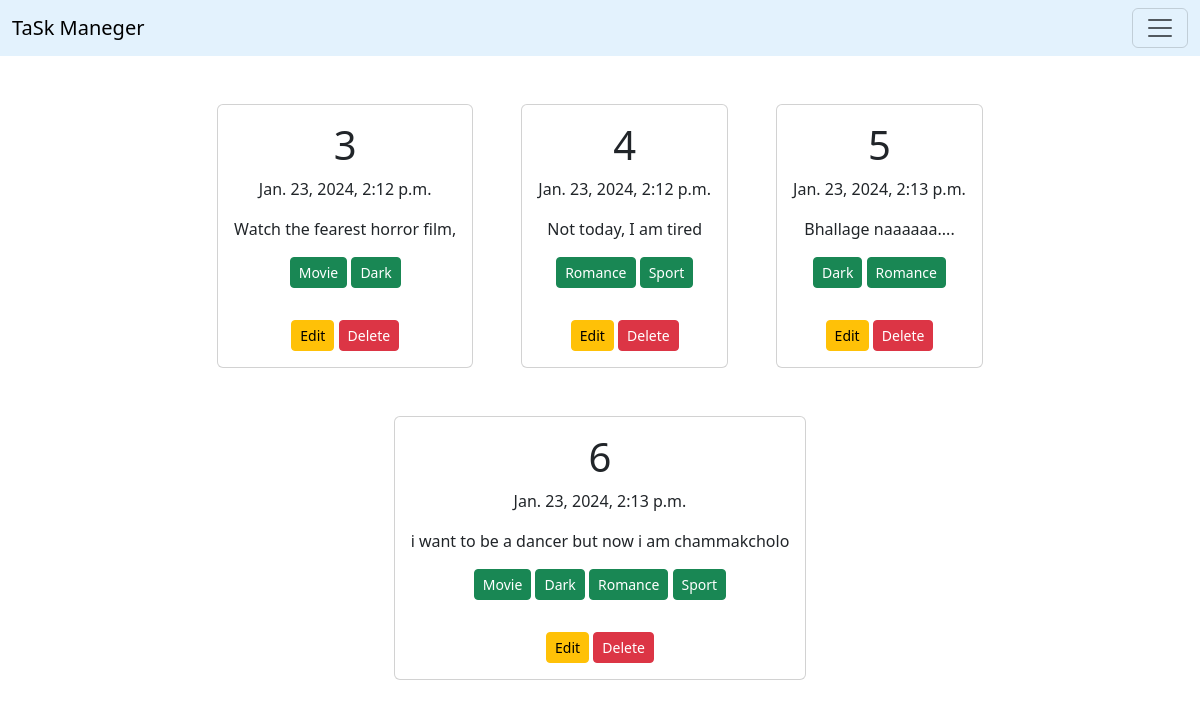
Before: / with the older database file.
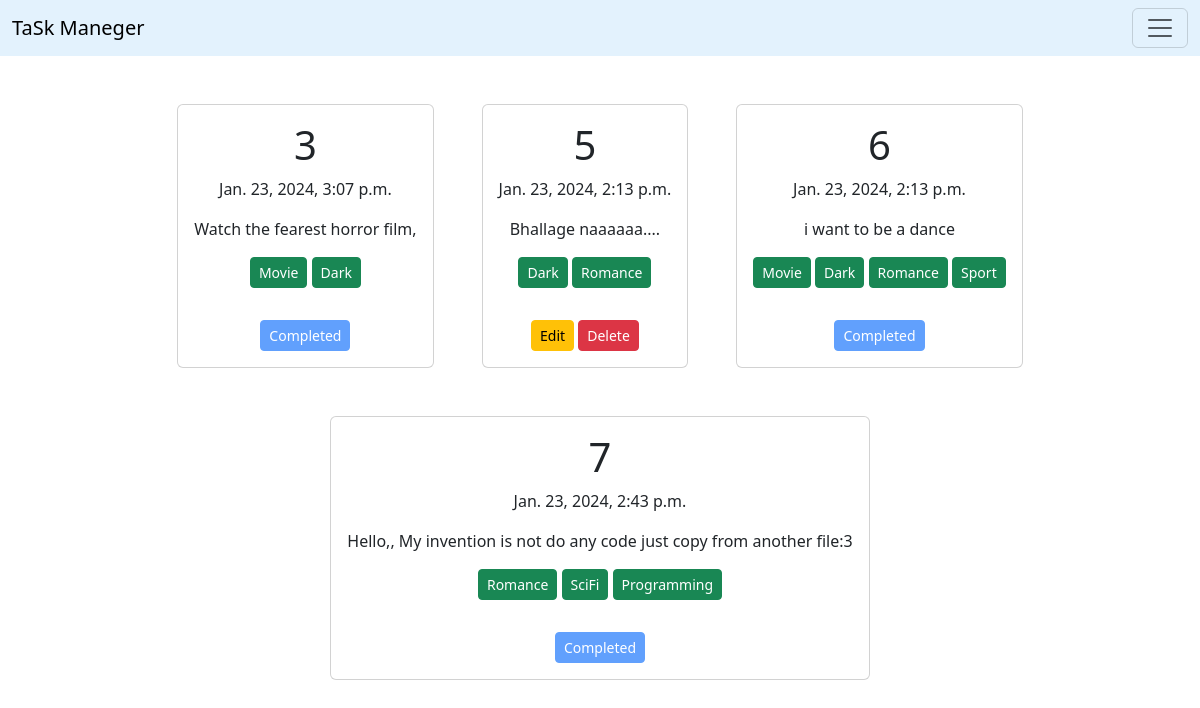
After: the same page with the newer database file.
### task/models.py (models this page shows, shortened)
class Task(models.Model):
    taskTitle = models.CharField(max_length=100, verbose_name='Task Title')
    taskDescription = models.TextField()
    isCompleted = models.BooleanField(default=False)
    assignDate = models.DateTimeField()
    category = models.ManyToManyField(Category)

### category/models.py (models this page shows)
class Category(models.Model):
    categoryName = models.CharField(max_length=100, verbose_name='Category Name')
    def __str__(self) -> str:
        return self.categoryName

### task_management_project/views.py (the view)
# urls.py: path('', views.home, name='home'),
def home(request):
    data = Task.objects.all()
    return render(request, 'home.html', {'data':data})

### templates/home.html
{% extends 'base.html' %}
{% block content %}
<div class="d-flex justify-content-center align-items-center flex-wrap gap-5 text-center pt-5">
    {% for i in data %}
    <div class="card">
        <div class="card-body">
            <h1 class="card-title">{{i.id}}</h1>
            <p class="card-text">{{i.assignDate}}</p>
            <p class="card-text">{{i.taskDescription}}</p>
            <p class="card-text">
                {% for cat in i.category.all %}
                    <p class="btn btn-success btn-sm">{{cat}}</p>
                {% endfor %}
            </p>
            {% if i.isCompleted %}
                <button class="btn btn-primary btn-sm disabled">Completed</button>
            {% else %}
                <a href="{% url 'edit' i.id %}" class="btn btn-warning btn-sm">Edit</a>
                <a href="{% url 'delete' i.id %}" class="btn btn-danger btn-sm">Delete</a>
            {% endif %}
        </div>
    </div>
    {% endfor %}
</div>
{% endblock %}

### templates/base.html (shortened to what this page needs)
<!DOCTYPE html>
<html lang="en">
<head>
    <link href="https://cdn.jsdelivr.net/npm/bootstrap@5.3.2/dist/css/bootstrap.min.css" rel="stylesheet">
</head>
<body>
    <nav class="navbar" style="background-color: #e3f2fd;">
        <div class="container-fluid">
            <a class="navbar-brand" href="{% url 'home' %}">TaSk Maneger</a>
            <button class="navbar-toggler" type="button" data-bs-toggle="collapse" data-bs-target="#navbarNavDropdown" aria-controls="navbarNavDropdown" aria-expanded="false" aria-label="Toggle navigation">
              <span class="navbar-toggler-icon"></span>
            </button>
          </div>
    </nav>
    {% block content %}
    {% endblock %}
</body>
</html>

Changed rows visible on the page:
removed Task: id "4", assignDate "Jan. 23, 2024, 2:12 p.m.", taskDescription "Not today, I am tired", isCompleted "Edit", Category (categoryName "Romance"), Category (categoryName "Sport")
changed Task "Watch the fearest horror film,": assignDate "Jan. 23, 2024, 2:12 p.m." → "Jan. 23, 2024, 3:07 p.m."; isCompleted "Edit Delete" → "Completed"
changed Task id 6: taskDescription "i want to be a dancer but now i am chammakcholo" → "i want to be a dance"; isCompleted "Edit Delete" → "Completed"
added Task: id "7", assignDate "Jan. 23, 2024, 2:43 p.m.", taskDescription "Hello,, My invention is not do any code just copy from another file:3", isCompleted "Completed", Category (categoryName "Romance")
added Category: categoryName "SciFi", shown under "7"
added Category: categoryName "Programming", shown under "7"
